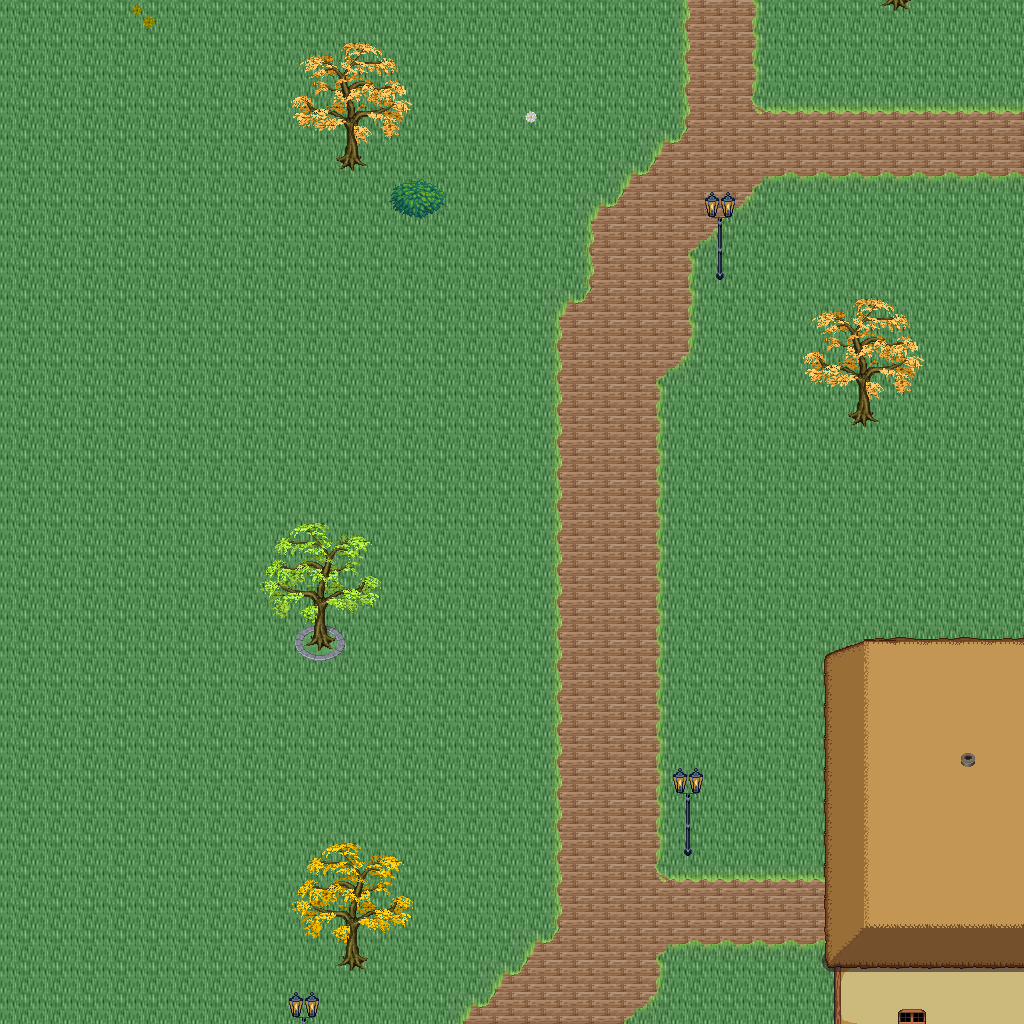

A 2D game scene composited from a Tiled map and its tileset images. What follows is a short description and the map's XML, with each tile layer's data collapsed to a summary:
An orthogonal 32x32 tile map with 32x32 px tiles, 5 tile layers (Ground, Objects, Objects2, Above, ...), 1 hidden layer not drawn, 55 tilesets.

<map version="1.10" tiledversion="1.11.0" orientation="orthogonal" renderorder="right-down" width="32" height="32" tilewidth="32" tileheight="32" infinite="0" nextlayerid="11" nextobjectid="1">
 <tileset firstgid="1" name="logic_collision" tilewidth="32" tileheight="32" tilecount="1" columns="1">
  <image source="../drawable/logic_collision.png" width="32" height="32" />
 </tileset>
 <tileset firstgid="2" name="ground_ground" tilewidth="32" tileheight="32" tilecount="33" columns="3">
  <image source="../drawable/ground_ground.png" width="96" height="352" />
 </tileset>
 <tileset firstgid="35" name="building_castle" tilewidth="32" tileheight="32" tilecount="320" columns="20">
  <image source="../drawable/building_castle.png" width="640" height="512" />
 </tileset>
 <tileset firstgid="355" name="item_weapon_cannon" tilewidth="32" tileheight="32" tilecount="12" columns="3">
  <image source="../drawable/item_weapon_cannon.png" width="96" height="128" />
 </tileset>
 <tileset firstgid="367" name="item_pot_barrels_1" tilewidth="32" tileheight="32" tilecount="8" columns="4">
  <image source="../drawable/item_pot_barrels_1.png" width="128" height="64" />
 </tileset>
 <tileset firstgid="375" name="building_door_door" tilewidth="32" tileheight="32" tilecount="6" columns="3">
  <image source="../drawable/building_door_door.png" width="96" height="64" />
 </tileset>
 <tileset firstgid="381" name="building_door_closed" tilewidth="32" tileheight="32" tilecount="1" columns="1">
  <image source="../drawable/building_door_closed.png" width="32" height="32" />
 </tileset>
 <tileset firstgid="382" name="building_window_window_centered" tilewidth="32" tileheight="32" tilecount="1" columns="1">
  <image source="../drawable/building_window_window_centered.png" width="32" height="32" />
 </tileset>
 <tileset firstgid="383" name="building_decoration_chimney_big" tilewidth="32" tileheight="32" tilecount="2" columns="1">
  <image source="../drawable/building_decoration_chimney_big.png" width="32" height="64" />
 </tileset>
 <tileset firstgid="385" name="ground_grass_edges" tilewidth="32" tileheight="32" tilecount="36" columns="12">
  <image source="../drawable/ground_grass_edges.png" width="384" height="96" />
 </tileset>
 <tileset firstgid="421" name="ground_grass_corners" tilewidth="32" tileheight="32" tilecount="24" columns="6">
  <image source="../drawable/ground_grass_corners.png" width="192" height="128" />
 </tileset>
 <tileset firstgid="445" name="plant_tree_fall_trees" tilewidth="32" tileheight="32" tilecount="40" columns="8">
  <image source="../drawable/plant_tree_fall_trees.png" width="256" height="160" />
 </tileset>
 <tileset firstgid="485" name="plant_tree_locust_tree" tilewidth="32" tileheight="32" tilecount="20" columns="4">
  <image source="../drawable/plant_tree_locust_tree.png" width="128" height="160" />
 </tileset>
 <tileset firstgid="505" name="furniture_chair_bench_white" tilewidth="32" tileheight="32" tilecount="8" columns="2">
  <image source="../drawable/furniture_chair_bench_white.png" width="64" height="128" />
 </tileset>
 <tileset firstgid="513" name="plant_flower_daisy_blue" tilewidth="32" tileheight="32" tilecount="8" columns="2">
  <image source="../drawable/plant_flower_daisy_blue.png" width="64" height="128" />
 </tileset>
 <tileset firstgid="521" name="plant_flower_daisy_red" tilewidth="32" tileheight="32" tilecount="8" columns="2">
  <image source="../drawable/plant_flower_daisy_red.png" width="64" height="128" />
 </tileset>
 <tileset firstgid="529" name="plant_flower_daisy_white" tilewidth="32" tileheight="32" tilecount="8" columns="2">
  <image source="../drawable/plant_flower_daisy_white.png" width="64" height="128" />
 </tileset>
 <tileset firstgid="537" name="plant_flower_daisy_yellow" tilewidth="32" tileheight="32" tilecount="8" columns="2">
  <image source="../drawable/plant_flower_daisy_yellow.png" width="64" height="128" />
 </tileset>
 <tileset firstgid="545" name="plant_flower_flower_bed_1" tilewidth="32" tileheight="32" tilecount="35" columns="7">
  <image source="../drawable/plant_flower_flower_bed_1.png" width="224" height="160" />
 </tileset>
 <tileset firstgid="580" name="plant_flower_planted_containers" tilewidth="32" tileheight="32" tilecount="16" columns="4">
  <image source="../drawable/plant_flower_planted_containers.png" width="128" height="128" />
 </tileset>
 <tileset firstgid="596" name="item_pot_pot_grey" tilewidth="32" tileheight="32" tilecount="1" columns="1">
  <image source="../drawable/item_pot_pot_grey.png" width="32" height="32" />
 </tileset>
 <tileset firstgid="597" name="item_pot_pot_burgundy" tilewidth="32" tileheight="32" tilecount="1" columns="1">
  <image source="../drawable/item_pot_pot_burgundy.png" width="32" height="32" />
 </tileset>
 <tileset firstgid="598" name="building_decoration_chimney" tilewidth="32" tileheight="32" tilecount="2" columns="1">
  <image source="../drawable/building_decoration_chimney.png" width="32" height="64" />
 </tileset>
 <tileset firstgid="600" name="furniture_light_lamp_blue" tilewidth="32" tileheight="32" tilecount="3" columns="1">
  <image source="../drawable/furniture_light_lamp_blue.png" width="32" height="96" />
 </tileset>
 <tileset firstgid="603" name="light_dim_light_7x5" tilewidth="32" tileheight="32" tilecount="35" columns="7">
  <image source="../drawable/light_dim_light_7x5.png" width="224" height="160" />
 </tileset>
 <tileset firstgid="638" name="logic_protection" tilewidth="32" tileheight="32" tilecount="2" columns="2">
  <image source="../drawable/logic_protection.png" width="64" height="32" />
 </tileset>
 <tileset firstgid="640" name="furniture_table_bazaar_table_1" tilewidth="32" tileheight="32" tilecount="4" columns="2">
  <image source="../drawable/furniture_table_bazaar_table_1.png" width="64" height="64" />
 </tileset>
 <tileset firstgid="644" name="furniture_table_bazaar_table_2" tilewidth="32" tileheight="32" tilecount="6" columns="2">
  <image source="../drawable/furniture_table_bazaar_table_2.png" width="64" height="96" />
 </tileset>
 <tileset firstgid="650" name="furniture_table_bazaar_table_3" tilewidth="32" tileheight="32" tilecount="6" columns="2">
  <image source="../drawable/furniture_table_bazaar_table_3.png" width="64" height="96" />
 </tileset>
 <tileset firstgid="656" name="furniture_table_bazaar_table_4" tilewidth="32" tileheight="32" tilecount="6" columns="2">
  <image source="../drawable/furniture_table_bazaar_table_4.png" width="64" height="96" />
 </tileset>
 <tileset firstgid="662" name="furniture_table_bazaar_table_5" tilewidth="32" tileheight="32" tilecount="6" columns="2">
  <image source="../drawable/furniture_table_bazaar_table_5.png" width="64" height="96" />
 </tileset>
 <tileset firstgid="668" name="furniture_table_flowers_on_bench2" tilewidth="32" tileheight="32" tilecount="6" columns="3">
  <image source="../drawable/furniture_table_flowers_on_bench2.png" width="96" height="64" />
 </tileset>
 <tileset firstgid="674" name="furniture_table_flowers_on_benches" tilewidth="32" tileheight="32" tilecount="10" columns="2">
  <image source="../drawable/furniture_table_flowers_on_benches.png" width="64" height="160" />
 </tileset>
 <tileset firstgid="684" name="furniture_table_vendors_table" tilewidth="32" tileheight="32" tilecount="35" columns="7">
  <image source="../drawable/furniture_table_vendors_table.png" width="224" height="160" />
 </tileset>
 <tileset firstgid="719" name="item_drink_bottles_and_cups" tilewidth="32" tileheight="32" tilecount="16" columns="4">
  <image source="../drawable/item_drink_bottles_and_cups.png" width="128" height="128" />
 </tileset>
 <tileset firstgid="735" name="item_drink_beers_and_flasks" tilewidth="32" tileheight="32" tilecount="12" columns="4">
  <image source="../drawable/item_drink_beers_and_flasks.png" width="128" height="96" />
 </tileset>
 <tileset firstgid="747" name="item_drink_casks" tilewidth="32" tileheight="32" tilecount="4" columns="2">
  <image source="../drawable/item_drink_casks.png" width="64" height="64" />
 </tileset>
 <tileset firstgid="751" name="item_food_meals_1" tilewidth="32" tileheight="32" tilecount="2" columns="2">
  <image source="../drawable/item_food_meals_1.png" width="64" height="32" />
 </tileset>
 <tileset firstgid="753" name="item_food_rustic_meals" tilewidth="32" tileheight="32" tilecount="2" columns="2">
  <image source="../drawable/item_food_rustic_meals.png" width="64" height="32" />
 </tileset>
 <tileset firstgid="755" name="item_household_food_preparation_2" tilewidth="32" tileheight="32" tilecount="4" columns="2">
  <image source="../drawable/item_household_food_preparation_2.png" width="64" height="64" />
 </tileset>
 <tileset firstgid="759" name="item_pot_barrels_2" tilewidth="32" tileheight="32" tilecount="8" columns="4">
  <image source="../drawable/item_pot_barrels_2.png" width="128" height="64" />
 </tileset>
 <tileset firstgid="767" name="item_pot_barrels_1" tilewidth="32" tileheight="32" tilecount="8" columns="4">
  <image source="../drawable/item_pot_barrels_1.png" width="128" height="64" />
 </tileset>
 <tileset firstgid="775" name="item_drink_olive_oil_vinegar" tilewidth="32" tileheight="32" tilecount="4" columns="2">
  <image source="../drawable/item_drink_olive_oil_vinegar.png" width="64" height="64" />
 </tileset>
 <tileset firstgid="779" name="ground_ground_3" tilewidth="32" tileheight="32" tilecount="5" columns="5">
  <image source="../drawable/ground_ground_3.png" width="160" height="32" />
 </tileset>
 <tileset firstgid="784" name="building_decoration_banner" tilewidth="32" tileheight="32" tilecount="12" columns="1">
  <image source="../drawable/building_decoration_banner.png" width="32" height="384" />
 </tileset>
 <tileset firstgid="796" name="building_cottage" tilewidth="32" tileheight="32" tilecount="256" columns="16">
  <image source="../drawable/building_cottage.png" width="512" height="512" />
 </tileset>
 <tileset firstgid="1052" name="building_roof_thatched_roof" tilewidth="32" tileheight="32" tilecount="256" columns="16">
  <image source="../drawable/building_roof_thatched_roof.png" width="512" height="512" />
 </tileset>
 <tileset firstgid="1308" name="building_door_doors" tilewidth="32" tileheight="32" tilecount="256" columns="16">
  <image source="../drawable/building_door_doors.png" width="512" height="512" />
 </tileset>
 <tileset firstgid="1564" name="building_window_windows" tilewidth="32" tileheight="32" tilecount="256" columns="16">
  <image source="../drawable/building_window_windows.png" width="512" height="512" />
 </tileset>
 <tileset firstgid="1820" name="logic_portal" tilewidth="32" tileheight="32" tilecount="24" columns="8">
  <image source="../drawable/logic_portal.png" width="256" height="96" />
 </tileset>
 <tileset firstgid="1844" name="plant_bush_leafy" tilewidth="32" tileheight="32" tilecount="48" columns="8">
  <image source="../drawable/plant_bush_leafy.png" width="256" height="192" />
 </tileset>
 <tileset firstgid="1892" name="plant_bushes_and_trees" tilewidth="32" tileheight="32" tilecount="144" columns="16">
  <image source="../drawable/plant_bushes_and_trees.png" width="512" height="289" />
 </tileset>
 <tileset firstgid="2036" name="plant_bush_berried" tilewidth="32" tileheight="32" tilecount="60" columns="5">
  <image source="../drawable/plant_bush_berried.png" width="160" height="384" />
 </tileset>
 <tileset firstgid="2096" name="plant_bush_fern" tilewidth="32" tileheight="32" tilecount="32" columns="8">
  <image source="../drawable/plant_bush_fern.png" width="256" height="128" />
 </tileset>
 <tileset firstgid="2128" name="plant_bush_bush_pinks" tilewidth="32" tileheight="32" tilecount="4" columns="2">
  <image source="../drawable/plant_bush_bush_pinks.png" width="64" height="64" />
 </tileset>
 <layer id="1" name="Ground" width="32" height="32">
  <data>[1024 cells, 1024 non-empty, 2 distinct tile ids]</data>
 </layer>
 <layer id="2" name="Objects" width="32" height="32">
  <data>[1024 cells, 127 non-empty, 24 distinct tile ids]</data>
 </layer>
 <layer id="3" name="Objects2" width="32" height="32">
  <data>[1024 cells, 1 non-empty, 1 distinct tile ids]</data>
 </layer>
 <layer id="4" name="Above" width="32" height="32">
  <data>[1024 cells, 153 non-empty, 70 distinct tile ids]</data>
 </layer>
 <layer id="5" name="Above2" width="32" height="32">
  <data>[1024 cells, 1 non-empty, 1 distinct tile ids]</data>
 </layer>
 <layer id="6" name="Walkable" width="32" height="32" visible="0">
  <data>[1024 cells, 76 non-empty, 1 distinct tile ids]</data>
 </layer>
 <objectgroup id="7" name="Mapevents" />
 <objectgroup id="8" name="Spawn" />
 <objectgroup id="9" name="Keys" />
 <objectgroup id="10" name="Replace" />
</map>
